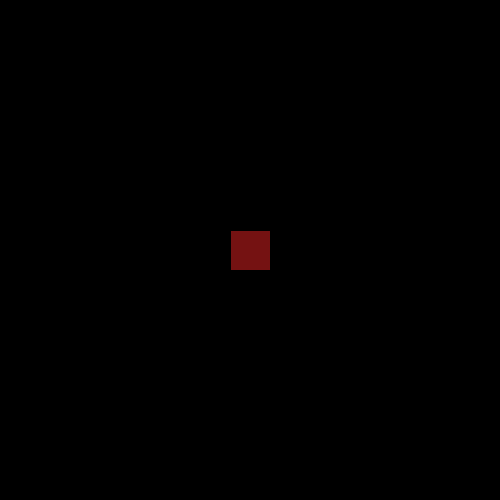
Frame 1 (no input)
Frame 60 (the mouse pressed at the canvas centre just before this capture): identical to frame 1, image omitted
Frame 120 (the mouse held since frame 60 and released just before this capture): identical to frame 1, image omitted

The Processing sketch that drew this single still picture (run headless with seeded random() and noise(); from frame 60 on, the mouse is pressed at the canvas centre):

// Processing sketch: natalias08e00
// ── natalias08e00.pde
int [] numeros = new int [5];
color [] colores = new color [3];

int eleccionNumeros;//array de numeros
int eleccionColores;//array de color


void setup() {
  size(500,500);
  background(000);
  
  
  numeros[0] = 40;
  numeros[1] = 120;
  numeros[2] = 160;
  numeros[3] = 240;
  numeros[4] = 320;
   
  colores[0] = (#751212);//burdeo
  colores[1] = (#D7F283);//verde
  colores[2] = (#FFFFFF);//blanco
  
  println(eleccionNumeros);
  println(eleccionColores);
}

void draw() {
 background(0);
 fill(colores[eleccionColores]);
 rectMode(CENTER);
 
 rect(250,250, numeros[eleccionNumeros], numeros[eleccionNumeros]);
 
 //for (int i = 0; i <numeros.length;  i++) {
 //ellipse(200,300,numeros[i], numeros[i])
 //}
}

void keyPressed() {
  eleccionNumeros = (int)random(numeros.length);
  if(key =='z') {
  eleccionColores = (color)random(colores.length); 
 }
}
